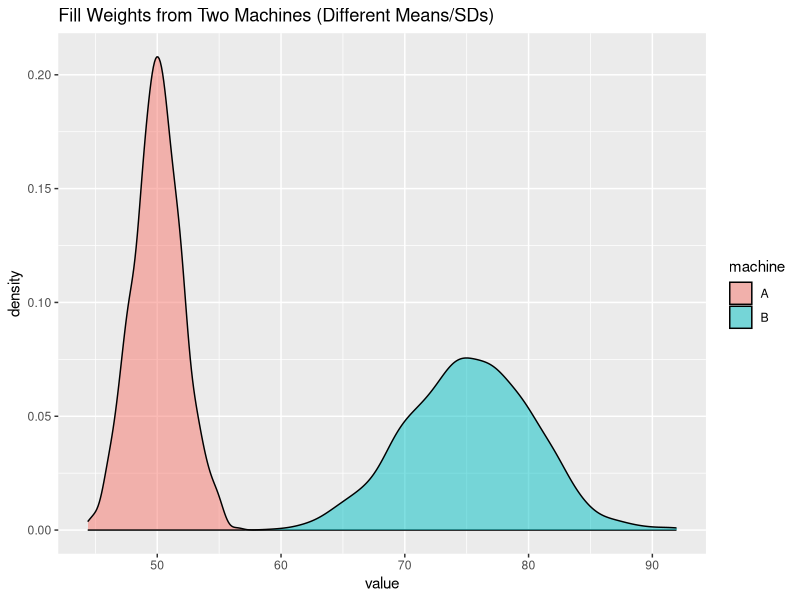

This chart was generated by the following R code:
library(tidyverse)
set.seed(123)

# Simulate production data from two machines
machine_A <- rnorm(1000, mean = 50, sd = 2)  # Machine A: mean=50g, sd=2g
machine_B <- rnorm(1000, mean = 75, sd = 5)  # Machine B: mean=75g, sd=5g

# Plot
tibble(
  value = c(machine_A, machine_B),
  machine = rep(c("A", "B"), each = 1000)
) %>%
  ggplot(aes(x = value, fill = machine)) +
  geom_density(alpha = 0.5) +
  labs(title = "Fill Weights from Two Machines (Different Means/SDs)")
